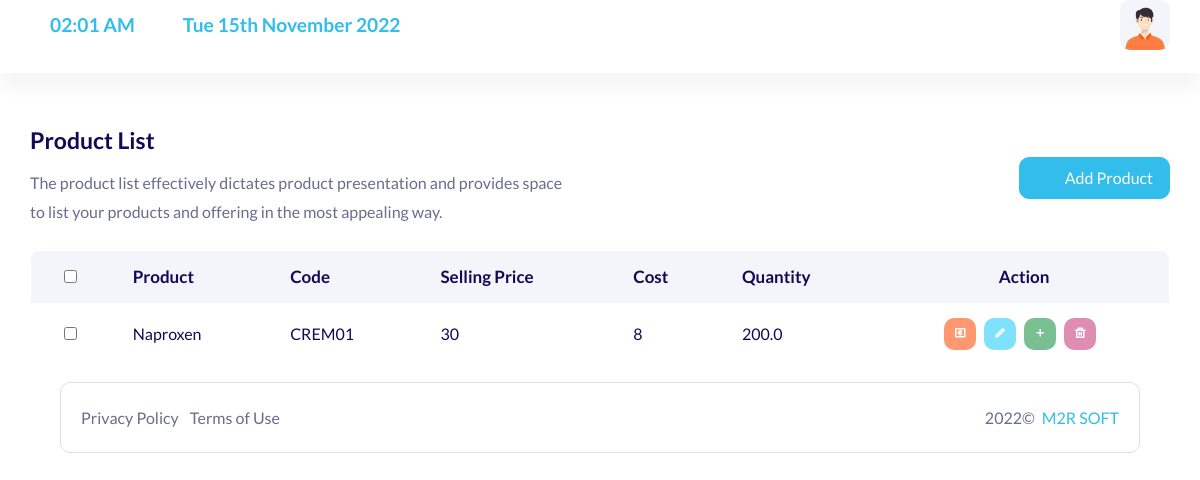
The page / on the database its author committed.
### App1/models.py (models this page shows)
class invent(models.Model):
    id=models.BigAutoField(primary_key=True)
    name=models.CharField(max_length=500)
    buying_price=models.CharField(max_length=1000)
    qutity=models.FloatField(max_length=1000)
    selling_price=models.CharField(max_length=1000)

### App1/views.py (the view)
# urls.py: path('',views.home,name="home"),
def home(request):
    obj=invent.objects.all()
    return render(request,'product-list.html',{'obj':obj})

### templates/product-list.html (shortened to what this page needs)
﻿{% extends 'main.html' %}
{% block body %}
{%load static%}
    <div class="content-page">
     <div class="container-fluid">
        <div class="row">
            <div class="col-lg-12">
                <div class="d-flex flex-wrap flex-wrap align-items-center justify-content-between mb-4">
                    <div>
                        <h4 class="mb-3">Product List</h4>
                        <p class="mb-0">The product list effectively dictates product presentation and provides space<br> to list your products and offering in the most appealing way.</p>
                    </div>
                    <a href="{%url 'cp'%}" class="btn btn-primary add-list"><i class="las la-plus mr-3"></i>Add Product</a>
                </div>
            </div>
            <div class="col-lg-12">
                <div class="table-responsive rounded mb-3">
                <table class="data-table table mb-0 tbl-server-info">
                    <thead class="bg-white text-uppercase">
                        <tr class="ligth ligth-data">
                            <th>
                                <div class="checkbox d-inline-block">
                                    <input type="checkbox" class="checkbox-input" id="checkbox1">
                                </div>
                            </th>
                            <th>Product</th>
                            <th>Code</th>
                            <th>Selling Price</th>
                            <th>Cost</th>
                            <th>Quantity</th>
                            <th>Action</th>
                        </tr>
                    </thead>
                    {%for a in obj%}
                    <tbody class="ligth-body">
                        <tr>
                            <td>
                                <div class="checkbox d-inline-block">
                                    <input type="checkbox" class="checkbox-input" id="checkbox2">
                                </div>
                            </td>
                            <td>
                                <div class="d-flex align-items-center">
                                    <div>
                                        {{a.name}}
                                    </div>
                                </div>
                            </td>
                            <td>CREM01</td>
                            <td>{{a.selling_price}}</td>
                            <td>{{a.buying_price}}</td>
                            <td>{{a.qutity}}</td>
                            <td>
                                <div class="d-flex align-items-center list-action">
                                    <a class="badge badge-warning mr-2" data-toggle="tooltip" data-placement="top" title="" data-original-title="Make-Bill" href="{%url 'psale' id=a.id%}"><i class="ri-money-euro-box-line mr-0"></i></a>
                                    <a class="badge badge-info mr-2" data-toggle="tooltip" data-placement="top" title="" data-original-title="Edit" href="{%url 'ep' id=a.id%}"><i class="ri-pencil-line mr-0"></i></a>
                                    <a class="badge bg-success mr-2" data-toggle="tooltip" data-placement="top" title="" data-original-title="Add Quantity" href="{%url 'addq' id=a.id%}"><i class="ri-add-line mr-0"></i></a>
                                    <a class="badge bg-danger mr-2" data-toggle="tooltip" data-placement="top" title="" data-original-title="Delete" href="{%url 'pdel' id=a.id%}"><i class="ri-delete-bin-line mr-0"></i></a>
                                </div>
                            </td>
                        </tr>
                    </tbody>
                    {%endfor%}
                </table>
                </div>
            </div>
        </div>
         {% endblock body %}

### rows shown on the page
invent: name "Naproxen", selling_price "30", buying_price "8", qutity "200.0"

### other values the page prints
{{ current_time|center:"150" }} "02:01 AM"
